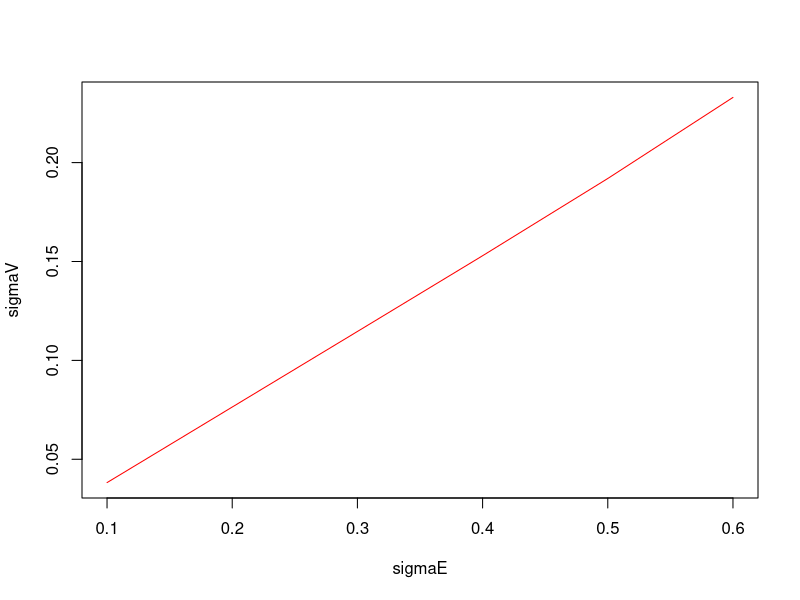

Recreate this plot in R. (Note: this script raises an error after producing the figure.)
#
# Date: Sunday, Jun 17, 2015
# File name: Module_5_Exam.R
# Version: 1 
# Author: Abderrazak DERDOURI
# Subject: CQF Exam module 5
#
# Description: Q1 and Q2
#  
#
# Notes:
# Revision History:
#

# 
# This function resolve for SigmaV and V0
# d1=x[1], d2=x[2], x[3]=SigmaV, x[4]=V0
#

require(nleqslv)
NMfun<-function(x, E0, sigmaE, r, T, D) 
{
  y <- rep(NA, length(x))  
  y[1] <- E0-x[4]*pnorm(x[1])+D*exp(-r*T)*pnorm(x[2])
  y[2] <- sigmaE*E0-pnorm(x[1])*x[3]*x[4]
  y[3] <- x[1]-(1/(x[3]*sqrt(T)))*(log(x[4]/D)+(r+0.5*(x[3])^2)*T)
  y[4] <- x[2]-x[1]+x[3]*sqrt(T)
  return(y)
}

##
## Q1.(a)
##
sigmaE=0.6
E0=6
r=0.03
T=1
D=10

xstart <- c(0, 0, 0.05, 12)
NMfun(xstart, E0, sigmaE, r, T, D)
(nleqslv(xstart, NMfun, E0=E0, sigmaE=sigmaE, r=r, T=T, D=D))$x

##
## Q1.(b)
##
sigmaE=0.1
iter = 1;
sigmaV<- numeric(6)
V<- numeric(6)
while(sigmaE <= 0.6) 
{
  xstart <- c(0, 0, 0.05, 12)
  NMfun(xstart, E0, sigmaE, r, T, D)
  cat("sigmaE = ", sigmaE, "\n")
  print('(d1, d2, sigmaV, V0)');
  y=(nleqslv(xstart, NMfun, E0=E0, sigmaE=sigmaE, r=r, T=T, D=D))$x
  sigmaV[iter] = y[3]
  V[iter] = y[4]
  sigmaE <- sigmaE + 0.1;  
  iter <- iter + 1;
}
100*sigmaV
V
sigmaE <- c(0.1, 0.2, 0.3, 0.4, 0.5, 0.6)
plot(sigmaE, sigmaV, type="l", col="red")


(1-pnorm(1.9440731))

##
## Q1.(c)
##
h1 <- function(K, r, T, sigma_v, V0)
{
  (log(K/(V0*exp(r*T)))+ (0.5*sigma_v^2)*T)/(sigma_v*sqrt(T))
}

h2 <- function(K, r, T, sigma_v, V0)
{
  h1(K, r, T, sigma_v, V0)-sigma_v*sqrt(T)
}

PD <- function(K, r, T, sigma_v, V0)
{
  pnorm(h1(K, r, T, sigma_v, V0)) + exp(2*(r-sigma_v^2/2)*log(K/V0)*1/sigma_v^2)*pnorm(h2(K, r, T, sigma_v, V0))
}
100*PD(10, 0.03, 1, 0.233, 15.6838492)


h1(10, 0.03, 1, 0.233, 15.684)
h2(10, 0.03, 1, 0.233, 15.684)

h1(60, 0.05, 4, 0.2, 100)
h2(60, 0.05, 4, 0.2, 100)
pnorm(h1(60, 0.05, 4, 0.2, 100))
pnorm(h2(60, 0.05, 4, 0.2, 100))


##
## Q2
##

f <- function(alpha)
{
  integrand <- function(x)
  {
    x/(exp(x)-1)
  }
  0.4 - 1 + 4/alpha*( (1/alpha)*integrate(integrand, 0, alpha)$value + alpha/2 -1)
}

uniroot(f, c(-10000, 10000))$root


#
# N(d): risk neutral exercice probability
#
d2 <- function(S, E, r, sigma, t, T)
{
  return ( (log(S/E) +(r-sigma^2/2)*(T-t))/(sigma*sqrt(T-t)) )
}

d2(110, 120, 0.0, 0.2, 0, 0.5)
d2(110, 120, 0.0, 0.4, 0, 0.5)


pnorm(d2(110, 120, 0.0, 0.2, 0, 0.5))
pnorm(d2(110, 120, 0.0, 0.4, 0, 0.5))

C <- function (alpha, u1, u2)
{
  return (1/alpha*( log(1+ ((exp(alpha*u1)-1)*(exp(alpha*u2)-1))/(exp(alpha)-1)) ) )
}



##
## Q3
##

curve(f(0.0320792, x), from=1, to=70, add=FALSE, col="red", lwd=2, xlab="x", ylab="lamda*exp(-lamda*x)")
par(new=TRUE)
curve(f(0.0208705, x), from=1, to=70, add=TRUE, col="blue", lwd=2, xlab="x", ylab="lamda*exp(-lamda*x)")
par(new=TRUE)
curve(f(0.0257853, x), from=1, to=70, add=TRUE, col="black", lwd=2, xlab="x", ylab="lamda*exp(-lamda*x)")
par(new=TRUE)
curve(f(0.031825, x), from=1, to=70, add=TRUE, col="orange", lwd=2, xlab="x", ylab="lamda*exp(-lamda*x)")
par(new=TRUE)
curve(f(0.0387927, x), from=1, to=70, add=TRUE, col="yellow", lwd=2, xlab="x", ylab="lamda*exp(-lamda*x)")
par(new=TRUE)
curve(f(0.0301785, x), from=1, to=70, add=TRUE, col="gray", lwd=2, xlab="x", ylab="lamda*exp(-lamda*x)")
par(new=TRUE)
curve(f(0.0320792, x), from=1, to=70, add=TRUE, col="gray", lwd=2, xlab="x", ylab="lamda*exp(-lamda*x)")

legend( x="right", legend=c("lamda=0.0320792"
                            , "lamda=0.0208705"
                            ,"lamda=0.0257853"
                            , "lamda=0.031825"
                            , "lamda=0.0387927"
                            ,"lamda=0.0301785"
                            ,"lamda=0.0320792"),
        col=c("red","blue", "black","orange", "yellow", "gray"), lwd=1, lty=c(1,2), pch=c(15,17))


x<-seq(1:7)
P0.7<-c(0.983607, 0.950086, 0.910189, 0.863093, 0.808658, 0.768967, 0.728774)
P0.6<-c(0.987654, 0.962252, 0.931751, 0.895392, 0.852895, 0.821316, 0.788989)
P0.5<-c(0.990099, 0.969649, 0.944966, 0.915366, 0.880536, 0.85436, 0.827388)

plot(x, P0.5, type="l", col="black", lwd=2, xlab="year", ylab="Survival Probability")
par(new=TRUE)
plot(x, P0.6, type="l", col="red", lwd=2, xlab="year", ylab="Survival Probability")
par(new=TRUE)
plot(x, P0.7, type="l", col="blue", lwd=2, xlab="year", ylab="Survival Probability")

legend( x="right", legend=c("RR=0.5", "RR=0.6","RR=0.7")
        , col=c("black","red", "blue"), lwd=1, lty=c(1,2), pch=c(15,17))
